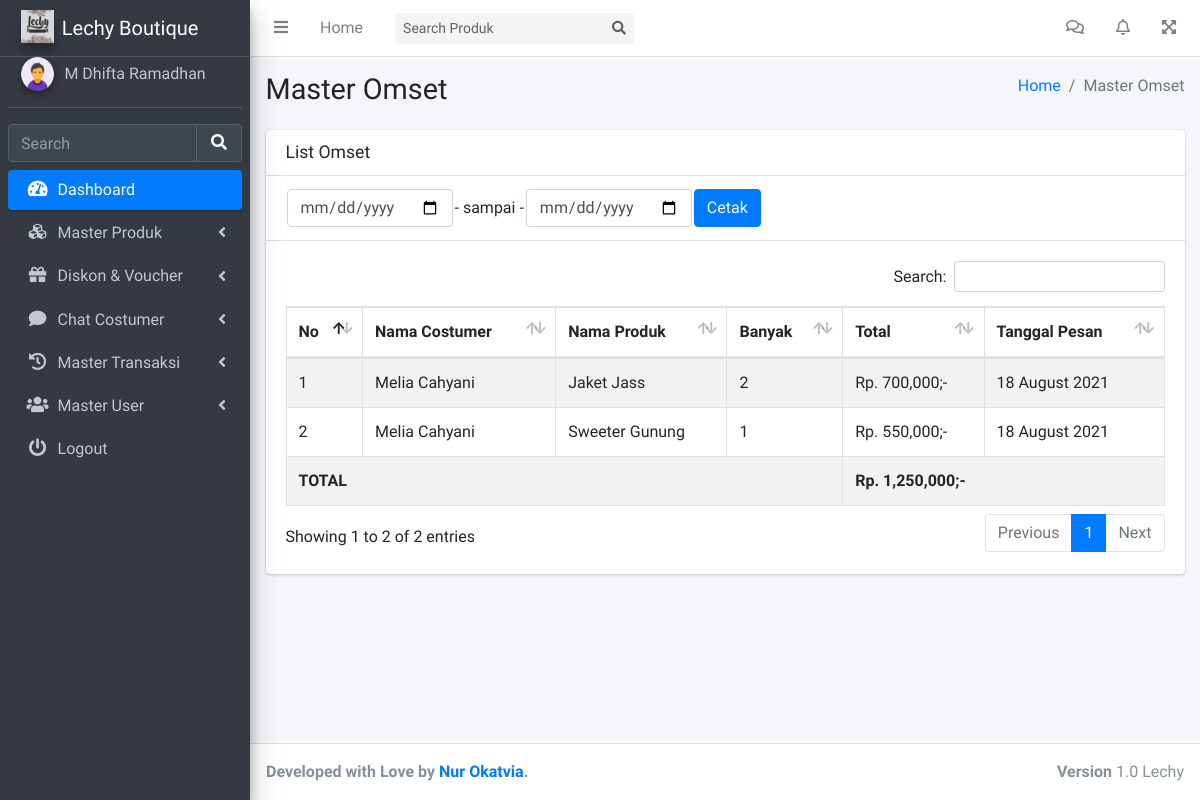
/admin/masterOmset.php (signed in), run on an earlier commit of the app's database.
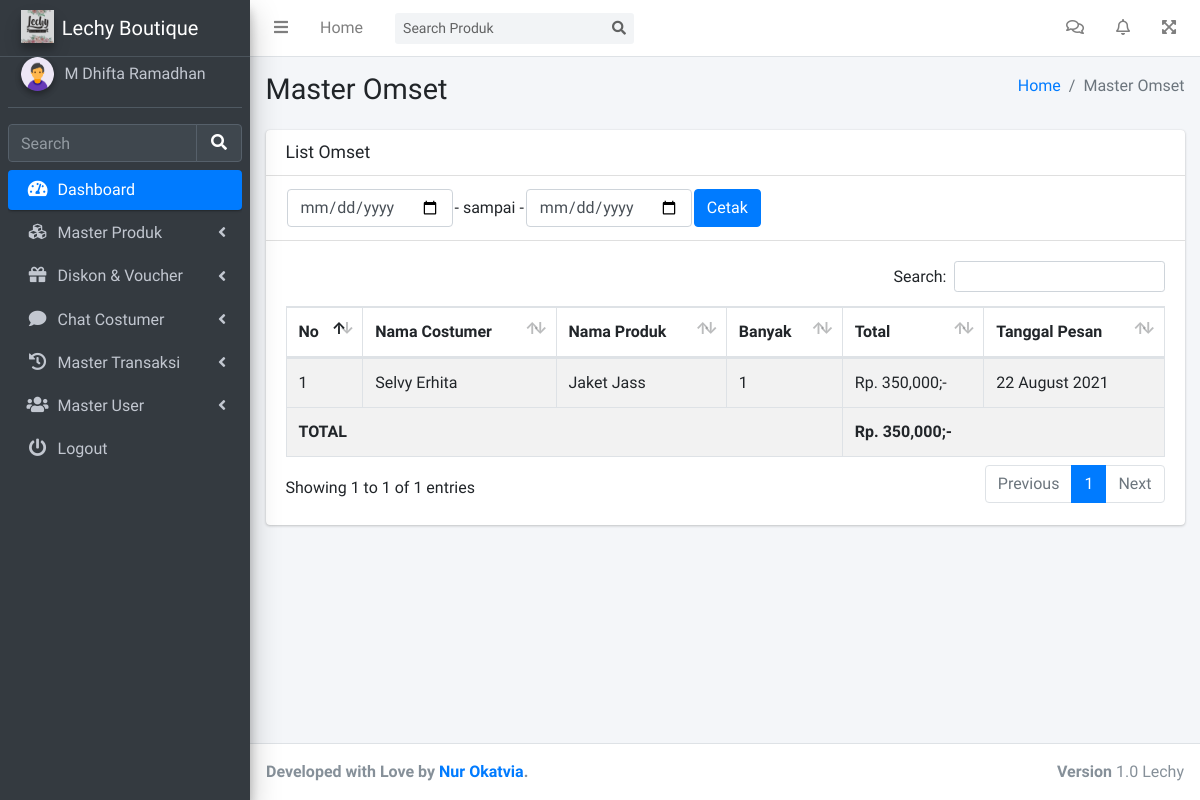
And on a later commit of the database.
### tables this page shows
CREATE TABLE `tb_transaksi` (
  `id_transaksi` int(11) NOT NULL,
  `no_order` varchar(100) NOT NULL,
  `id_user` int(11) NOT NULL,
  `total_transaksi` int(11) NOT NULL,
  `jasa_pengiriman` varchar(144) NOT NULL,
  `durasi_ongkir` varchar(144) NOT NULL,
  `alamat_kirim` text NOT NULL,
  `nama_penerima` varchar(144) NOT NULL,
  `provinsi_kirim` varchar(144) NOT NULL,
  `kota_kirim` varchar(144) NOT NULL,
  `tanggal_transaksi` date NOT NULL,
  `no_resi` int(11) DEFAULT NULL
);

CREATE TABLE `tb_user` (
  `id_user` int(11) NOT NULL,
  `fname` varchar(144) NOT NULL,
  `lname` varchar(144) DEFAULT NULL,
  `telephone` varchar(144) NOT NULL,
  `saldo` int(100) NOT NULL,
  `email` varchar(144) NOT NULL,
  `password` varchar(144) NOT NULL,
  `roles` enum('0','1','2') NOT NULL,
  `status` enum('0','1') NOT NULL
);

CREATE TABLE `tb_produk` (
  `id_produk` int(11) NOT NULL,
  `nama_produk` varchar(144) NOT NULL,
  `stok` int(11) NOT NULL,
  `harga_produk` int(11) NOT NULL,
  `berat_produk` int(11) NOT NULL,
  `id_kategori` int(11) NOT NULL,
  `deskripsi_produk` text NOT NULL,
  `status` enum('1','0') NOT NULL
);

CREATE TABLE `tb_dt_transaksi` (
  `id_dt_transaksi` int(11) NOT NULL,
  `id_transaksi` int(11) NOT NULL,
  `id_produk` int(11) NOT NULL,
  `banyak` int(11) NOT NULL,
  `id_warna` int(11) NOT NULL,
  `id_ukuran` int(11) NOT NULL
);

### admin/masterOmset.php (the view, shortened to what this page needs)
<?php include '../config/config.php'; ?>
<!DOCTYPE html>
<html lang="en">
<head>
  <?php include 'asset/css.php'; ?>
</head>
<body class="hold-transition sidebar-mini layout-fixed layout-navbar-fixed layout-footer-fixed">
  <div class="wrapper">
    <?php include 'asset/navbar.php'; ?>
    <?php include 'asset/sidebar.php'; ?>
    <div class="content-wrapper">
      <div class="content-header">
        <div class="container-fluid">
          <div class="row mb-2">
            <div class="col-sm-6">
              <h1 class="m-0">Master Omset</h1>
            </div>
            <div class="col-sm-6">
              <ol class="breadcrumb float-sm-right">
                <li class="breadcrumb-item"><a href="#">Home</a></li>
                <li class="breadcrumb-item active">Master Omset</li>
              </ol>
            </div>
          </div>
        </div>
      </div>
      <section class="content">
        <div class="container-fluid">
          <div class="row">
            <div class="col-12">
              <div class="card">
                <div class="card-header">
                  <h3 class="card-title">List Omset</h3>
                </div>
                <div class="card-header">
                  <table>
                    <tr>
                      <form class="" action="../vendor/laporan/laporan.php" method="post">
                        <td><input type="date" class="form-control" name="awal"></td>
                        <td>- sampai -</td>
                        <td><input type="date" class="form-control" name="akhir"></td>
                        <td><button class="btn btn-primary">Cetak</button></td>
                      </form>
                    </tr>
                  </table>
                </div>
                <div class="card-body">
                  <table id="example1" class="table table-bordered table-striped">
                    <thead>
                      <tr>
                        <th>No</th>
                        <th>Nama Costumer</th>
                        <th>Nama Produk</th>
                        <th>Banyak</th>
                        <th>Total</th>
                        <th>Tanggal Pesan</th>
                      </tr>
                    </thead>
                    <tbody>
                      <?php $no = 0; $total = 0; ?>
                      <?php $query = $mysqli->query("SELECT tbu.fname, tbu.lname, tbt.*, tdt.banyak, tbpr.harga_produk, tbp.status, tbpr.nama_produk FROM tb_transaksi as tbt JOIN tb_user as tbu ON tbu.id_user=tbt.id_user JOIN tb_pembayaran as tbp ON tbp.id_transaksi=tbt.id_transaksi JOIN tb_dt_transaksi as tdt ON tdt.id_transaksi=tbt.id_transaksi JOIN tb_produk as tbpr ON tbpr.id_produk=tdt.id_produk WHERE tbp.status='1'"); ?>
                      <?php while ($value = $query->fetch_object()) { ?>
                        <tr>
                          <td><?= $no+=1; ?></td>
                          <td><?= $value->fname ?> <?= $value->lname; ?></td>
                          <td><?= $value->nama_produk; ?></td>
                          <td><?= $value->banyak; ?></td>
                          <td>Rp. <?= number_format($value->harga_produk*$value->banyak); ?>;-</td>
                          <td><?= date("d F Y", strtotime($value->tanggal_transaksi)); ?></td>
                        </tr>
                        <?php $total = $total+$value->harga_produk*$value->banyak; ?>
                      <?php } ?>
                    </tbody>
                    <tr>
                      <td colspan="4"><b>TOTAL</b></td>
                      <td colspan="2"><b>Rp. <?= number_format($total); ?>;-</b></td>
                    </tr>
                  </table>
                </div>
              </div>
            </div>
          </div>
        </div>
      </section>
    </div>
    <?php include 'asset/footer.php'; ?>
  </div>
</body>
</html>

What changed in the data, as far as the page shows it:
removed tb_transaksi: no "1", id_user.fname "Melia", id_user.lname "Cahyani", tb_produk.nama_produk "Jaket Jass", tb_dt_transaksi.banyak "2", tb_produk.harga_produk "700,000", tanggal_transaksi "18 August 2021", no "2", tb_produk.nama_produk "Sweeter Gunung", tb_dt_transaksi.banyak "1", tb_produk.harga_produk "550,000"
added tb_transaksi: no "1", id_user.fname "Selvy", id_user.lname "Erhita", tb_produk.nama_produk "Jaket Jass", tb_dt_transaksi.banyak "1", tb_produk.harga_produk "350,000", tanggal_transaksi "22 August 2021"
Also different on the page:
text written by a page script: "Search: Showing 1 to 2 of 2 entries Previous 1 Next" → "Search: Showing 1 to 1 of 1 entries Previous 1 Next"
$total: "1,250,000" → "350,000"
